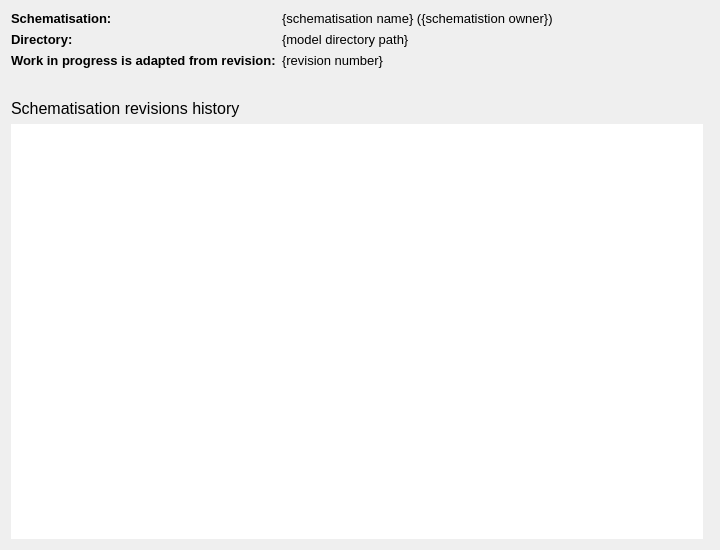
<?xml version="1.0" encoding="UTF-8"?>
<ui version="4.0">
 <class>Form</class>
 <widget class="QWidget" name="Form">
  <property name="windowModality">
    <enum>Qt::WindowModality::NonModal</enum>
  </property>
  <property name="geometry">
   <rect>
    <x>0</x>
    <y>0</y>
    <width>720</width>
    <height>550</height>
   </rect>
  </property>
  <property name="sizePolicy">
   <sizepolicy hsizetype="Preferred" vsizetype="Minimum">
    <horstretch>0</horstretch>
    <verstretch>0</verstretch>
   </sizepolicy>
  </property>
  <property name="minimumSize">
   <size>
    <width>720</width>
    <height>400</height>
   </size>
  </property>
  <property name="font">
   <font>
    <family>Segoe UI</family>
   </font>
  </property>
  <property name="windowTitle">
   <string>Start</string>
  </property>
  <property name="autoFillBackground">
   <bool>true</bool>
  </property>
  <layout class="QGridLayout" name="gridLayout">
   <item row="3" column="0">
    <widget class="QTreeView" name="revisions_tv">
     <property name="minimumSize">
      <size>
       <width>0</width>
       <height>250</height>
      </size>
     </property>
     <property name="font">
      <font>
       <family>Segoe UI</family>
       <pointsize>10</pointsize>
      </font>
     </property>
     <property name="frameShape">
       <enum>QFrame::Shape::NoFrame</enum>
     </property>
     <property name="editTriggers">
       <set>QAbstractItemView::EditTrigger::NoEditTriggers</set>
     </property>
     <property name="selectionMode">
       <enum>QAbstractItemView::SelectionMode::NoSelection</enum>
     </property>
    </widget>
   </item>
   <item row="2" column="0">
    <widget class="QLabel" name="label">
     <property name="font">
      <font>
       <family>Segoe UI</family>
       <pointsize>12</pointsize>
      </font>
     </property>
     <property name="text">
      <string>Schematisation revisions history</string>
     </property>
    </widget>
   </item>
   <item row="0" column="0" colspan="2">
    <layout class="QVBoxLayout" name="svg_lout"/>
   </item>
   <item row="1" column="0">
    <layout class="QFormLayout" name="formLayout_2">
     <property name="bottomMargin">
      <number>25</number>
     </property>
     <item row="0" column="0">
      <widget class="QLabel" name="label_9">
       <property name="font">
        <font>
         <family>Segoe UI</family>
         <pointsize>10</pointsize>
         <weight>75</weight>
         <bold>true</bold>
        </font>
       </property>
       <property name="text">
        <string>Schematisation:</string>
       </property>
      </widget>
     </item>
     <item row="0" column="1">
      <widget class="QLabel" name="lbl_schematisation">
       <property name="font">
        <font>
         <family>Segoe UI</family>
         <pointsize>10</pointsize>
        </font>
       </property>
       <property name="text">
        <string>{schematisation name} ({schematistion owner})</string>
       </property>
      </widget>
     </item>
     <item row="1" column="0">
      <widget class="QLabel" name="label_17">
       <property name="font">
        <font>
         <family>Segoe UI</family>
         <pointsize>10</pointsize>
         <weight>75</weight>
         <bold>true</bold>
        </font>
       </property>
       <property name="text">
        <string>Directory:</string>
       </property>
      </widget>
     </item>
     <item row="1" column="1">
      <widget class="QLabel" name="lbl_model_dir">
       <property name="font">
        <font>
         <family>Segoe UI</family>
         <pointsize>10</pointsize>
        </font>
       </property>
       <property name="text">
        <string>{model directory path}</string>
       </property>
      </widget>
     </item>
     <item row="2" column="0">
      <widget class="QLabel" name="label_2">
       <property name="font">
        <font>
         <family>Segoe UI</family>
         <pointsize>10</pointsize>
         <weight>75</weight>
         <bold>true</bold>
        </font>
       </property>
       <property name="text">
        <string>Work in progress is adapted from revision:</string>
       </property>
      </widget>
     </item>
     <item row="2" column="1">
      <widget class="QLabel" name="lbl_revision_number">
       <property name="sizePolicy">
        <sizepolicy hsizetype="Preferred" vsizetype="Preferred">
         <horstretch>0</horstretch>
         <verstretch>0</verstretch>
        </sizepolicy>
       </property>
       <property name="font">
        <font>
         <family>Segoe UI</family>
         <pointsize>10</pointsize>
        </font>
       </property>
       <property name="text">
        <string>{revision number}</string>
       </property>
      </widget>
     </item>
    </layout>
   </item>
  </layout>
 </widget>
 <tabstops>
  <tabstop>revisions_tv</tabstop>
 </tabstops>
 <resources/>
 <connections/>
</ui>
